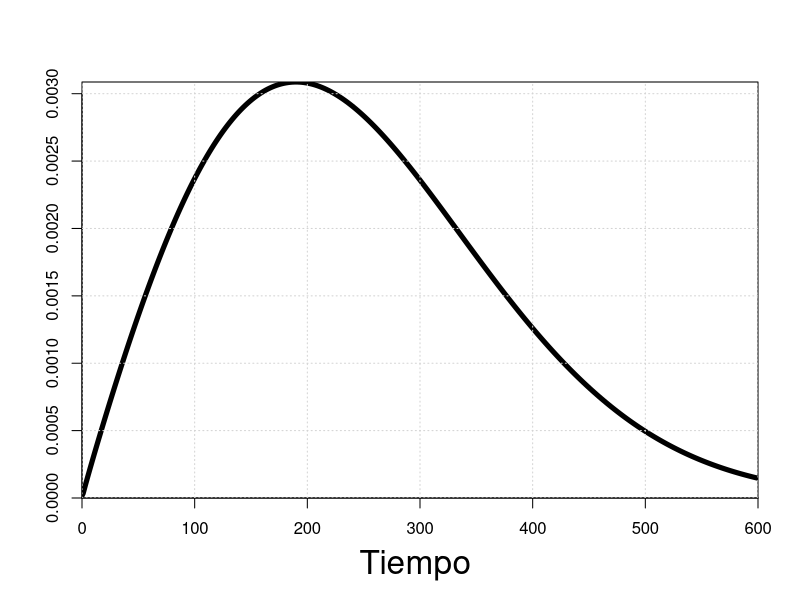
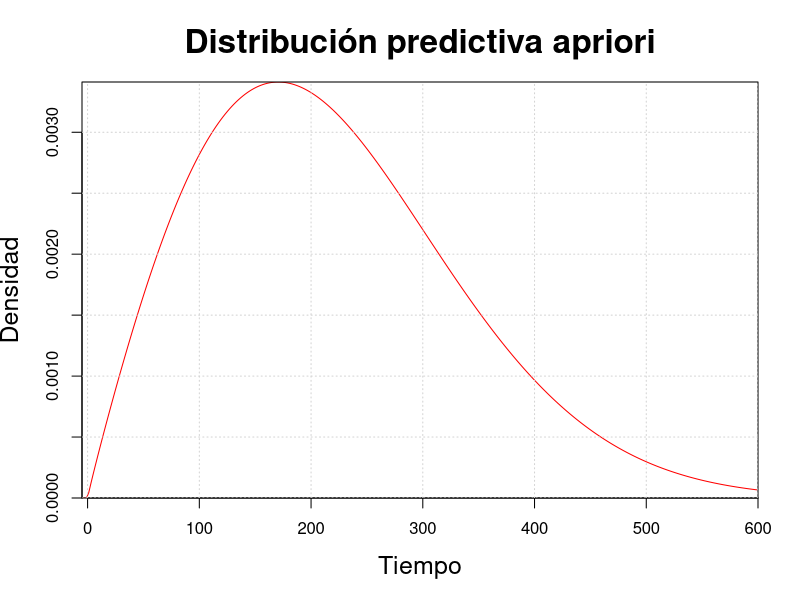
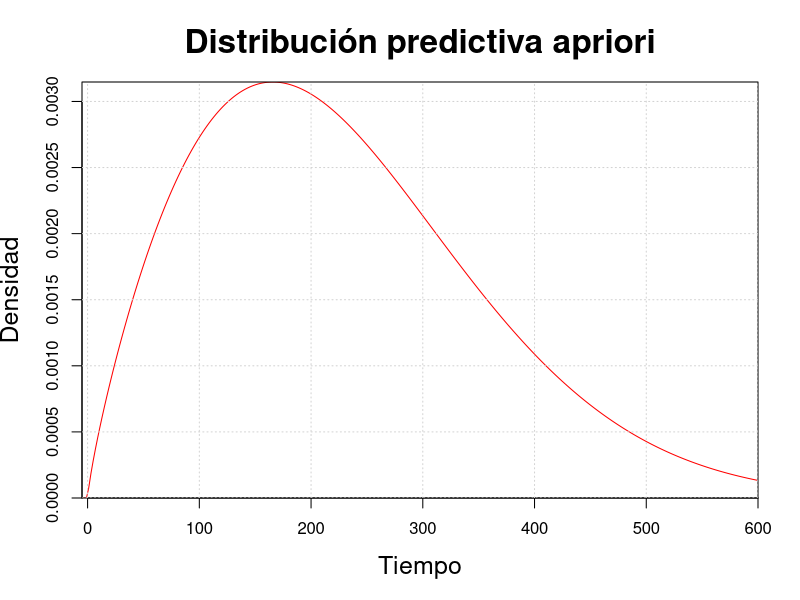
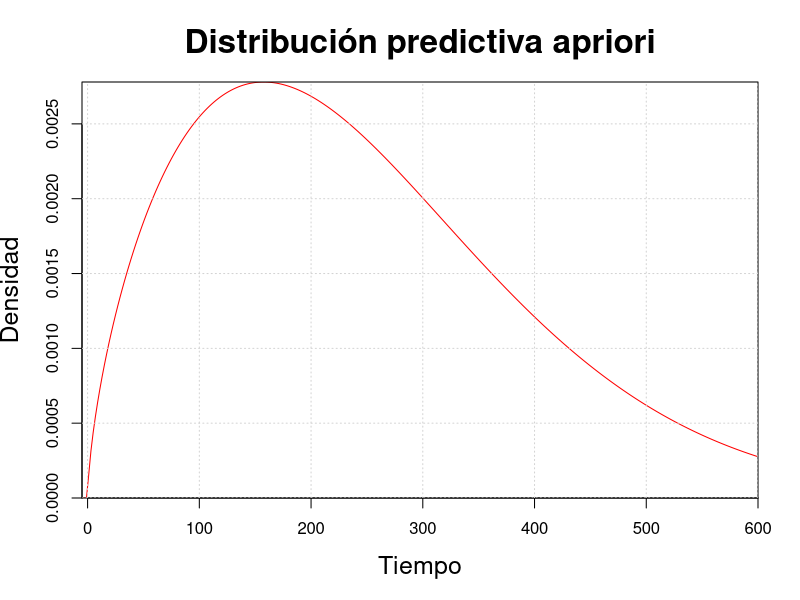
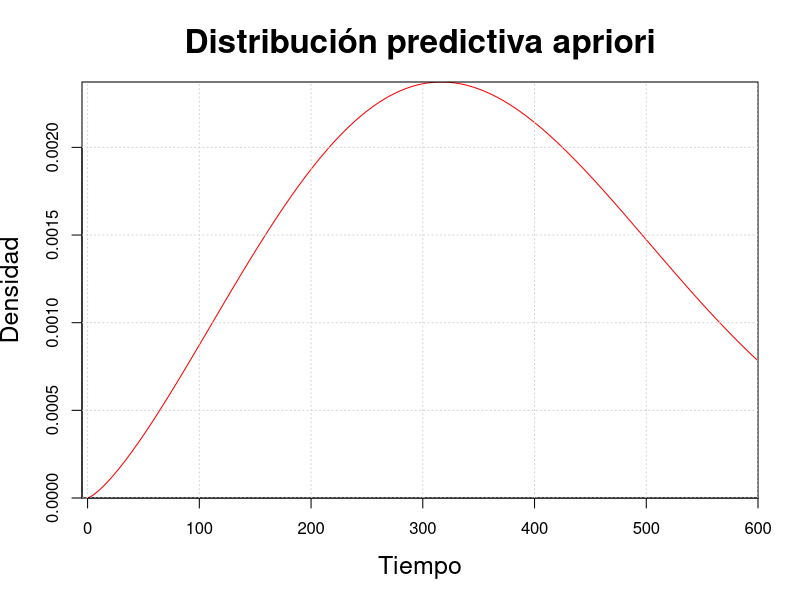

These charts were generated, in order, by the following R code:



# Encontrar la apriori solo la apriori
a=log(0.05)/log(0.95)
betae=log(a)/log(8)
w=(-log(0.95))^(1/betae)
eta=60/w

betae
eta

x=seq(-5,600,2)
y=dweibull(x,shape=betae,scale=eta)
qweibull(0.05,shape=betae,scale=eta)
qweibull(0.95,shape=betae,scale=eta)

plot(x,y,xlim=c(0,600),type="l",yaxs="i",xaxs="i",main="",xlab="Tiempo ",ylab="",cex.lab=2, cex.main=2,lwd=5)
grid()

etas<-c()
betas<-c()
q5=c()
q95<-c()
a1=seq(1,30,0.1)
a2=seq(1,20,0.1)
for (i in 1:4)
{
  a1=25
  a2=12
  b1=betae/a1
  b2=eta/a2  
  beta1=rgamma(1,shape=a1,scale=b1)
  betas[i]=beta1
  eta1=rgamma(1,shape=a2,scale=b2)
  etas[i]=eta1
  y=dweibull(x, shape=beta1, scale=eta1)
  q5[i]=qweibull(0.05,shape=beta1,scale=eta1)
  q95[i]=qweibull(0.95,shape=beta1,scale=eta1)
  plot(x,y,xlim=c(-5,600),type="l",col="red",yaxs="i", xaxs="i",
       main="Distribución predictiva apriori",xlab="Tiempo",ylab="Densidad",
       cex.lab=1.5,cex.main=2)
  grid()
}



